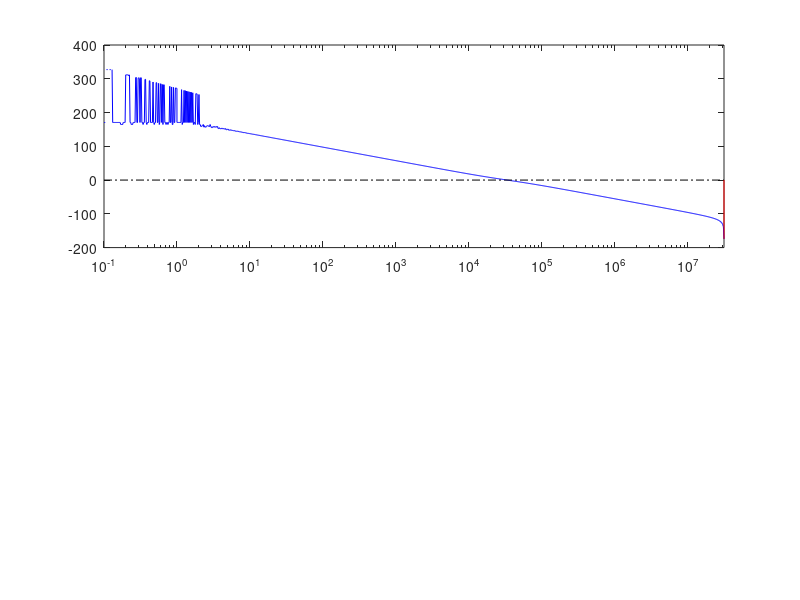

The MATLAB script that drew this image: (Note: this script raises an error after producing the figure.)
clear, close all

LPF_const =  1.989436788648692e-05;
phase_resistor = 0.2447;
phase_Ls = 0.00038275;
EMF_Constant = 0.00708491;
NPP = 21;
K_b = phase_resistor/phase_Ls;
inertia = 373e-6;
sampling_period_cur = 0.000025;
sampling_period = 1e-7;

%%delta_vector
delta_vector = [1.5, 2.5, 4, 6, 10, 20, 35, 70];
super_refine_delta_vector=[25,26,27,28,29,30,31];
refine_delta_vector = [10,20,30,40,50,60,70];

vector_use = delta_vector;
choose_done = 1;
damp_factor = 29;
K_a = 8;

K = 3*NPP*EMF_Constant/(2*inertia);
H=tf([1],[1]);
figure(1);

for i = 1 : length(vector_use)
  K_c = 1/(K*LPF_const*vector_use(i));
  K_d = 1 / (vector_use(i)* vector_use(i)* LPF_const);
  sys=tf([K*K_c K*K_c*K_d],[LPF_const 1 0 0]);
  sys_dis = c2d(sys, sampling_period, 'zoh');
  margin(sys_dis);
  legend_str{i}=['Delta=',num2str(vector_use(i))];
  hold on;
end
legend(legend_str);

figure(2);
for i = 1 : length(vector_use)
    K_c = 1/(K*LPF_const*vector_use(i));
    K_d = 1 / (vector_use(i)* vector_use(i)* LPF_const);
    sys=tf([K*K_c K*K_c*K_d],[LPF_const 1 0 0]);
    T= feedback(sys,H);
    sys_dis = c2d(T, sampling_period, 'zoh');
    margin(sys_dis);
    hold on;
end
legend(legend_str);


figure(3)
for i = 1 : length(vector_use)
    K_c = 1/(K*LPF_const*vector_use(i));
    K_d = 1 / (vector_use(i)* vector_use(i)* LPF_const);
    sys=tf([K*K_c K*K_c*K_d],[LPF_const 1 0 0]);
    T= feedback(sys,H);
    sys_dis = c2d(T, sampling_period, 'zoh');
    stepplot(sys_dis);
    hold on;
end
legend(legend_str);

if(choose_done == 1)
    Ka_ub = pi*phase_Ls/(5*sampling_period_cur);
    Ka_lb = pi*phase_Ls/(damp_factor*LPF_const);
    figure(4);
    K_c = 1/(K*LPF_const*damp_factor);
    K_d = 1 / (damp_factor* damp_factor* LPF_const);
    sys_vel=tf([K*K_c K*K_c*K_d],[(phase_Ls/K_a)*LPF_const (LPF_const+(phase_Ls/K_a)) 1 0 0]);
    sys_cur = tf([1],[(phase_Ls/K_a) 1]);
    sys_vel_cl = feedback(sys_vel, H);
    sys_vel_cl_dis = c2d(sys_vel_cl, sampling_period, 'zoh');
    subplot(1,4,1);
    margin(sys_vel);
    title('Vel OpenLoop');
    subplot(1,4,2);
    margin(sys_cur);
    title('Cur CloseLoop')
    subplot(1,4,3);
    margin(sys_vel_cl_dis);
    title('Vel CloseLoop')
    subplot(1,4,4);
    stepplot(sys_vel_cl_dis);
    title('Vel Step');

    figure(4);
end






